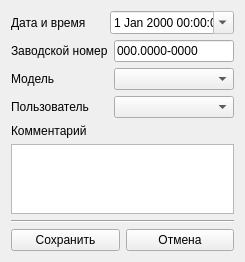
<?xml version="1.0" encoding="UTF-8"?>
<ui version="4.0">
 <class>Form</class>
 <widget class="QWidget" name="Form">
  <property name="geometry">
   <rect>
    <x>0</x>
    <y>0</y>
    <width>239</width>
    <height>260</height>
   </rect>
  </property>
  <property name="windowTitle">
   <string>Form</string>
  </property>
  <layout class="QVBoxLayout" name="verticalLayout">
   <item>
    <layout class="QHBoxLayout" name="horizontalLayout_5">
     <item>
      <widget class="QLabel" name="label_5">
       <property name="text">
        <string>Дата и время</string>
       </property>
      </widget>
     </item>
     <item>
      <spacer name="horizontalSpacer">
       <property name="orientation">
        <enum>Qt::Horizontal</enum>
       </property>
       <property name="sizeHint" stdset="0">
        <size>
         <width>40</width>
         <height>20</height>
        </size>
       </property>
      </spacer>
     </item>
     <item>
      <widget class="QDateTimeEdit" name="datetimeedit">
       <property name="minimumSize">
        <size>
         <width>120</width>
         <height>0</height>
        </size>
       </property>
       <property name="alignment">
        <set>Qt::AlignRight|Qt::AlignTrailing|Qt::AlignVCenter</set>
       </property>
       <property name="readOnly">
        <bool>true</bool>
       </property>
       <property name="calendarPopup">
        <bool>true</bool>
       </property>
      </widget>
     </item>
    </layout>
   </item>
   <item>
    <layout class="QHBoxLayout" name="horizontalLayout_4">
     <item>
      <widget class="QLabel" name="label">
       <property name="text">
        <string>Заводской номер</string>
       </property>
      </widget>
     </item>
     <item>
      <spacer name="horizontalSpacer_2">
       <property name="orientation">
        <enum>Qt::Horizontal</enum>
       </property>
       <property name="sizeHint" stdset="0">
        <size>
         <width>40</width>
         <height>20</height>
        </size>
       </property>
      </spacer>
     </item>
     <item>
      <widget class="QLineEdit" name="factorynumber_lineedit">
       <property name="sizePolicy">
        <sizepolicy hsizetype="Minimum" vsizetype="Fixed">
         <horstretch>0</horstretch>
         <verstretch>0</verstretch>
        </sizepolicy>
       </property>
       <property name="minimumSize">
        <size>
         <width>120</width>
         <height>0</height>
        </size>
       </property>
       <property name="inputMask">
        <string>000.0000-0000</string>
       </property>
       <property name="text">
        <string>000.0000-0000</string>
       </property>
       <property name="alignment">
        <set>Qt::AlignLeading|Qt::AlignLeft|Qt::AlignVCenter</set>
       </property>
      </widget>
     </item>
    </layout>
   </item>
   <item>
    <layout class="QHBoxLayout" name="horizontalLayout_3">
     <item>
      <widget class="QLabel" name="label_2">
       <property name="text">
        <string>Модель</string>
       </property>
      </widget>
     </item>
     <item>
      <spacer name="horizontalSpacer_3">
       <property name="orientation">
        <enum>Qt::Horizontal</enum>
       </property>
       <property name="sizeHint" stdset="0">
        <size>
         <width>40</width>
         <height>20</height>
        </size>
       </property>
      </spacer>
     </item>
     <item>
      <widget class="QComboBox" name="devicemodel_combobox">
       <property name="minimumSize">
        <size>
         <width>120</width>
         <height>0</height>
        </size>
       </property>
       <property name="editable">
        <bool>false</bool>
       </property>
      </widget>
     </item>
    </layout>
   </item>
   <item>
    <layout class="QHBoxLayout" name="horizontalLayout_2">
     <item>
      <widget class="QLabel" name="label_3">
       <property name="text">
        <string>Пользователь</string>
       </property>
      </widget>
     </item>
     <item>
      <spacer name="horizontalSpacer_4">
       <property name="orientation">
        <enum>Qt::Horizontal</enum>
       </property>
       <property name="sizeHint" stdset="0">
        <size>
         <width>40</width>
         <height>20</height>
        </size>
       </property>
      </spacer>
     </item>
     <item>
      <widget class="QComboBox" name="user_combobox">
       <property name="minimumSize">
        <size>
         <width>120</width>
         <height>0</height>
        </size>
       </property>
      </widget>
     </item>
    </layout>
   </item>
   <item>
    <widget class="QLabel" name="label_4">
     <property name="text">
      <string>Комментарий</string>
     </property>
    </widget>
   </item>
   <item>
    <widget class="QTextEdit" name="comment_textedit"/>
   </item>
   <item>
    <widget class="Line" name="line">
     <property name="orientation">
      <enum>Qt::Horizontal</enum>
     </property>
    </widget>
   </item>
   <item>
    <layout class="QHBoxLayout" name="horizontalLayout">
     <item>
      <widget class="QPushButton" name="save_button">
       <property name="text">
        <string>Сохранить</string>
       </property>
      </widget>
     </item>
     <item>
      <widget class="QPushButton" name="cancel_button">
       <property name="text">
        <string>Отмена</string>
       </property>
      </widget>
     </item>
    </layout>
   </item>
  </layout>
 </widget>
 <resources/>
 <connections/>
</ui>
